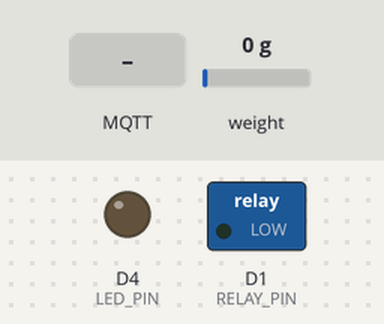
This sketch was run on a simulated ESP8266 (NodeMCU). Shown: switched loads named in the sketch (green lamp = pin HIGH), output pins drawn as LEDs (lit = HIGH). The test bench sets the inputs (shaded band); at power-on: weight on the scale 0 g. WiFi joins after 1.5 s; servers stay silent unless stated; random numbers use the default seed unless the sketch sets one; no MQTT or app messages arrive unless stated; what the sketch prints to the serial monitor is not drawn.

Above: at 3.7 s.
3.8 s: MQTT message "1" arrives on the first subscribed topic
At 5.2 s:
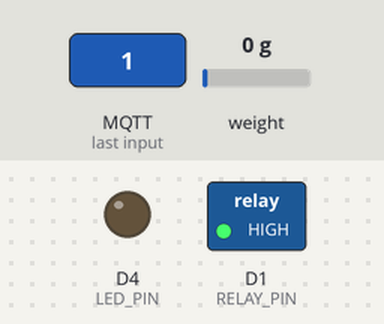
At 6.8 s:
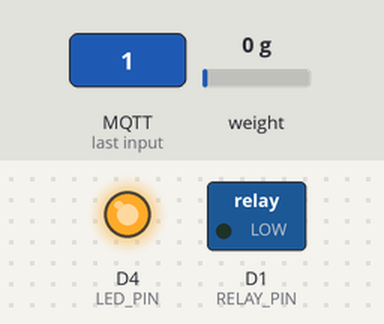
Timing chart, 0 to 8.3 s (numbered marks = the images above; inputs shaded):
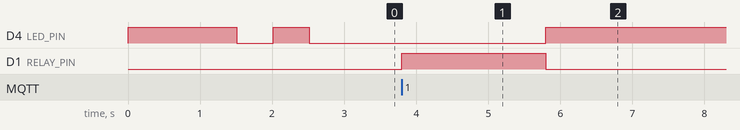

Measured:
- after the input at 3.8 s, D4 (LED_PIN): LOW → HIGH after 2.0 s; D1 (RELAY_PIN): LOW → HIGH at once, → LOW 2.0 s later

The sketch:

fish_feeder.ino
```cpp
#include <ESP8266WiFi.h>
#include <WiFiClientSecure.h>
#include <PubSubClient.h>
#include <ArduinoJson.h>
#include <Wire.h>
#include "HX711.h"
#include "secrets.h"

// --- 📌 Pin Configurations ---
#define HX711_DT  D5
#define HX711_SCK D6
#define RELAY_PIN D1
#define LED_PIN   D4
#define SDA_PIN   D2
#define SCL_PIN   D3

// --- ⚙️ Calibration Values ---
// ค่า calibration factor ของโหลดเซลล์ (ต้องปรับให้ตรงกับแผ่นโหลดเซลล์จริงของคุณ)
#define CALIBRATION_FACTOR 220.4

// --- Objects ---
HX711 scale;
WiFiClientSecure espClient;
PubSubClient client(espClient);

// --- MQTT Topics ---
String subFeedTopic   = "fishfeeder/" + String(DEVICE_ID) + "/cmd/feed";
String subStopTopic   = "fishfeeder/" + String(DEVICE_ID) + "/cmd/stop";
String pubStatusTopic = "fishfeeder/" + String(DEVICE_ID) + "/status";
String pubWeightTopic = "fishfeeder/" + String(DEVICE_ID) + "/weight";

// Timers
unsigned long lastWeightReport = 0;
const long reportInterval = 5000; // ส่งค่าน้ำหนักทุกๆ 5 วินาที

// Function Declarations
void setupWiFi();
void reconnectMQTT();
void callback(char* topic, byte* payload, unsigned int length);
void triggerFeeding(int amountGrams);
void emergencyStop();
void publishStatus(String state, String msg);
void publishWeight();

void setup() {
  Serial.begin(115200);

  // Pin Modes setup
  pinMode(RELAY_PIN, OUTPUT);
  pinMode(LED_PIN, OUTPUT);
  digitalWrite(RELAY_PIN, LOW); // ปิด Relay ไว้ตั้งต้น
  digitalWrite(LED_PIN, HIGH);  // ไฟ LED ของ ESP8266 ดับตั้งต้น (Active LOW)

  // I2C Setup (สำหรับต่อจอ OLED หรือ RTC)
  Wire.begin(SDA_PIN, SCL_PIN);

  // HX711 Setup
  scale.begin(HX711_DT, HX711_SCK);
  scale.set_scale(CALIBRATION_FACTOR);
  scale.tare(); // เซ็ตน้ำหนักเริ่มต้นเป็น 0 (Set Tare)

  setupWiFi();

  // SSL/TLS Config
  espClient.setInsecure();
  client.setServer(MQTT_HOST, MQTT_PORT);
  client.setCallback(callback);
}

void loop() {
  if (!client.connected()) {
    reconnectMQTT();
  }
  client.loop();

  // อ่านและส่งค่าน้ำหนักเข้า MQTT/Firebase ตามช่วงเวลา
  unsigned long currentMillis = millis();
  if (currentMillis - lastWeightReport >= reportInterval) {
    lastWeightReport = currentMillis;
    publishWeight();
  }
}

// ----------------------------------------------------
// 📶 การเชื่อมต่อ Wi-Fi
// ----------------------------------------------------
void setupWiFi() {
  delay(10);
  Serial.print("Connecting to Wi-Fi: ");
  Serial.println(WIFI_SSID);

  WiFi.mode(WIFI_STA);
  WiFi.begin(WIFI_SSID, WIFI_PASS);

  while (WiFi.status() != WL_CONNECTED) {
    delay(500);
    Serial.print(".");
    // สลับไฟ LED เพื่อแสดงการกำลังเชื่อมต่อ
    digitalWrite(LED_PIN, !digitalRead(LED_PIN));
  }

  Serial.println("\nWiFi connected!");
  digitalWrite(LED_PIN, LOW); // ติดสว่างเมื่อเชื่อมต่อสำเร็จ (Active LOW)
}

// ----------------------------------------------------
// 🔄 การเชื่อมต่อ MQTT Broker
// ----------------------------------------------------
void reconnectMQTT() {
  while (!client.connected()) {
    Serial.print("Attempting MQTT connection...");
    String clientId = "ESP8266Client-" + String(DEVICE_ID) + "-" + String(random(0xffff), HEX);

    if (client.connect(clientId.c_str(), MQTT_USER, MQTT_PASS)) {
      Serial.println("CONNECTED!");

      client.subscribe(subFeedTopic.c_str());
      client.subscribe(subStopTopic.c_str());

      publishStatus("ONLINE", "Device connected & scale ready");
    } else {
      Serial.print("failed, rc=");
      Serial.print(client.state());
      Serial.println(" try again in 5 seconds");
      delay(5000);
    }
  }
}

// ----------------------------------------------------
// 📩 รับคำสั่ง (Callback)
// ----------------------------------------------------
void callback(char* topic, byte* payload, unsigned int length) {
  String incomingTopic = String(topic);

  StaticJsonDocument<256> doc;
  DeserializationError error = deserializeJson(doc, payload, length);

  if (error) return;

  if (incomingTopic == subFeedTopic) {
    int amount = doc["amount"] | 10;
    triggerFeeding(amount);
  } else if (incomingTopic == subStopTopic) {
    emergencyStop();
  }
}

// ----------------------------------------------------
// ⚙️ กลไกการให้อาหารผ่าน Relay
// ----------------------------------------------------
void triggerFeeding(int amountGrams) {
  Serial.printf("Feeding action started! Target: %d grams\n", amountGrams);
  publishStatus("FEEDING", "Relay ON - Dispensing food...");

  // เปิด Relay เพื่อให้มอเตอร์/วาล์วทำงาน
  digitalWrite(RELAY_PIN, HIGH);
  digitalWrite(LED_PIN, LOW);

  // คำนวณเวลารัน Relay เบื้องต้น (ตัวอย่าง: 10 กรัม = เปิด 2 วินาที)
  int runDuration = (amountGrams / 10) * 2000;
  if (runDuration < 1000) runDuration = 1000;

  delay(runDuration);

  // ปิด Relay เมื่อครบกำหนดเวลา
  digitalWrite(RELAY_PIN, LOW);
  digitalWrite(LED_PIN, HIGH);

  publishStatus("IDLE", "Feeding complete");
  publishWeight(); // ส่งค่าน้ำหนักล่าสุดทันทีหลังให้อาหาร
}

// ----------------------------------------------------
// 🛑 หยุดฉุกเฉิน
// ----------------------------------------------------
void emergencyStop() {
  digitalWrite(RELAY_PIN, LOW); // ตัดไฟ Relay ทันที
  digitalWrite(LED_PIN, HIGH);
  publishStatus("STOPPED", "Emergency stop executed");
}

// ----------------------------------------------------
// ⚖️ อ่านน้ำหนักจาก HX711 และส่งค่าขึ้น MQTT
// ----------------------------------------------------
void publishWeight() {
  if (scale.is_ready()) {
    float weight = scale.get_units(5); // อ่านค่าเฉลี่ย 5 ครั้ง
    if (weight < 0) weight = 0.0;     // กันค่าติดลบชั่วคราว

    StaticJsonDocument<128> doc;
    doc["weight_grams"] = weight;
    doc["timestamp"] = millis() / 1000;

    char buffer[128];
    serializeJson(doc, buffer);

    client.publish(pubWeightTopic.c_str(), buffer);
    Serial.printf("Current Food Weight: %.2f g\n", weight);
  }
}

// ----------------------------------------------------
// 📤 ส่งสถานะกลับเข้า System
// ----------------------------------------------------
void publishStatus(String state, String msg) {
  StaticJsonDocument<128> doc;
  doc["state"] = state;
  doc["message"] = msg;

  char buffer[128];
  serializeJson(doc, buffer);

  client.publish(pubStatusTopic.c_str(), buffer);
}
```

secrets.h
```cpp
#define SECRETS_H

// --- Wi-Fi Configuration ---
#define WIFI_SSID "NFC"        // ชื่อ Wi-Fi ของคุณ
#define WIFI_PASS "11111111"    // รหัสผ่าน Wi-Fi

// --- Device Configuration ---
#define DEVICE_ID "device123"             // ตั้ง Device ID ของเครื่องนี้

// --- HiveMQ Cloud Configuration ---
#define MQTT_HOST "97a545ab69f44dde939442a2b857bc3b.s1.eu.hivemq.cloud"
#define MQTT_PORT 8883
#define MQTT_USER "teerapat"
#define MQTT_PASS "Teerapat99"
```
